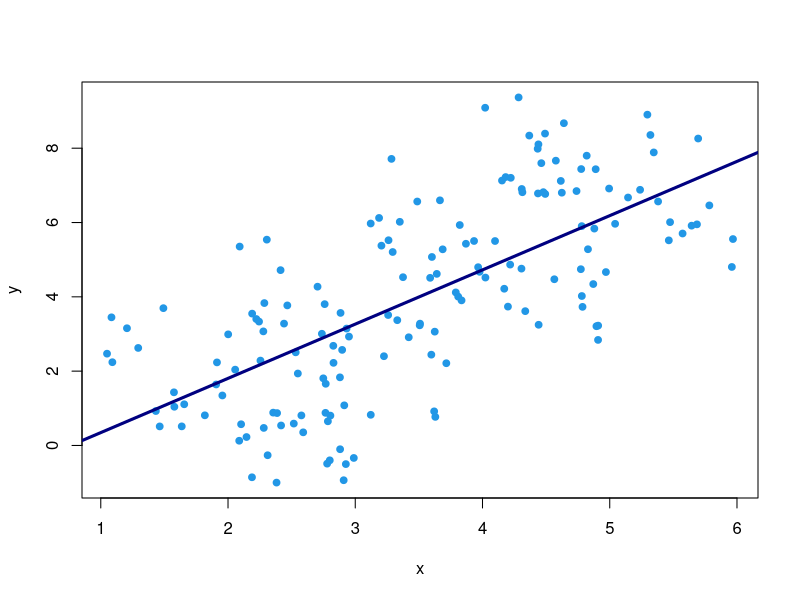
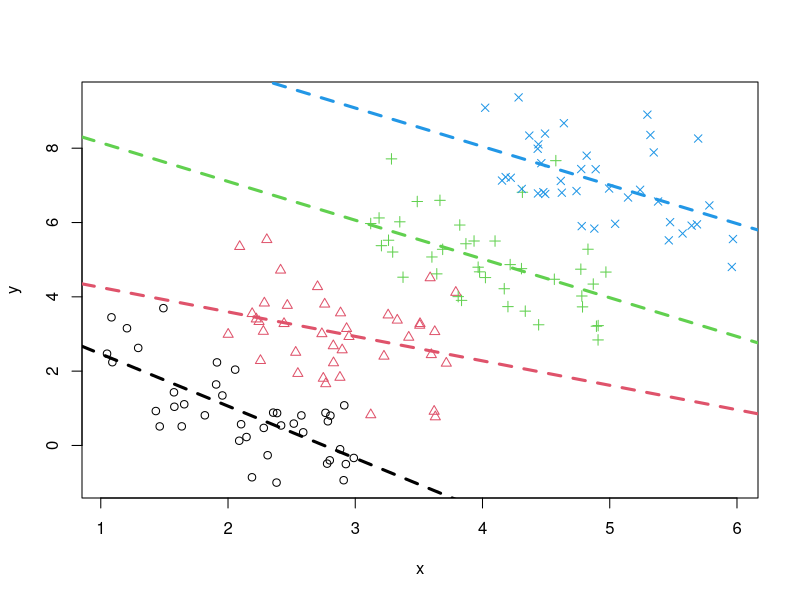

These figures' R source, in order:
set.seed(123)
g <- 4                            # number of groups
n <- 40                           # number of samples in each group
z <- rep(1:g, each = n)           # grouping variable
x <- runif(n * g, 0, 2) + z       # x variable that depends on z
y <- 3 * z - x + rnorm(n * g)     # y variable that depends on x and z
pdf("images/chapter_3/probability-Simpson-plots.pdf", height=3.5, width=3.5*1.5)
plot(x, y, pch=19, col=4, cex=0.9) # plot the whole data
abline(lm(y ~ x), lwd=3, col="navyblue")   # show the overall linear trend
plot(x, y, pch = z, col = z)       # plot the data with group labeled
for (grp in 1:g) # fit a line for each group
    abline(lm(y[z==grp] ~ x[z==grp]), lwd=3, col=grp, lty=2) # (@\wingding{1}@)
dev.off()
